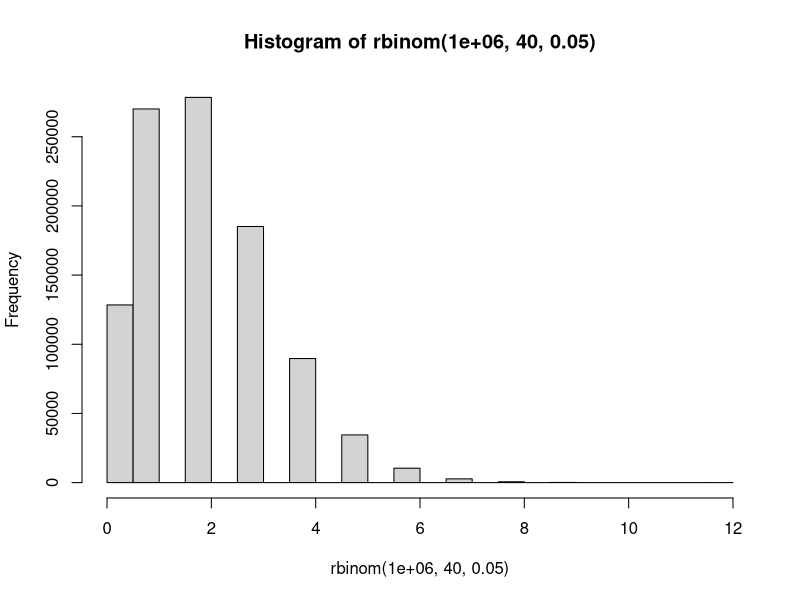
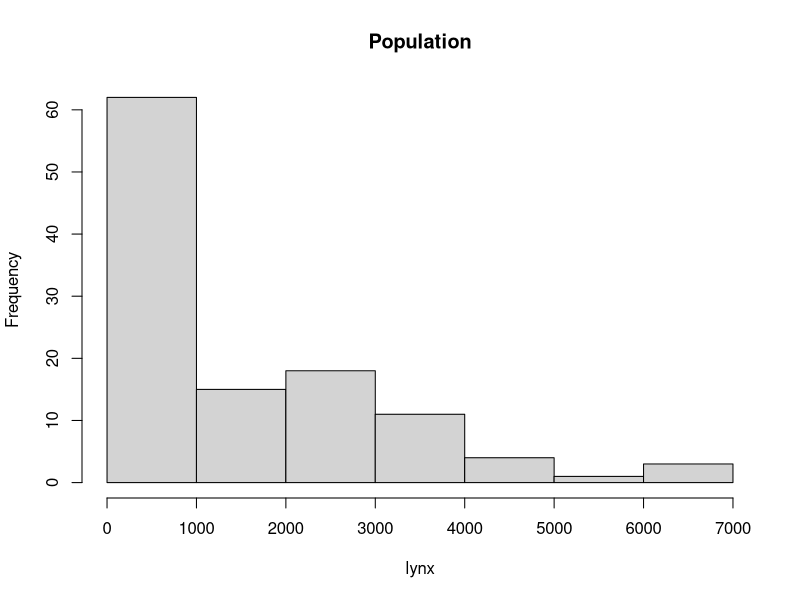
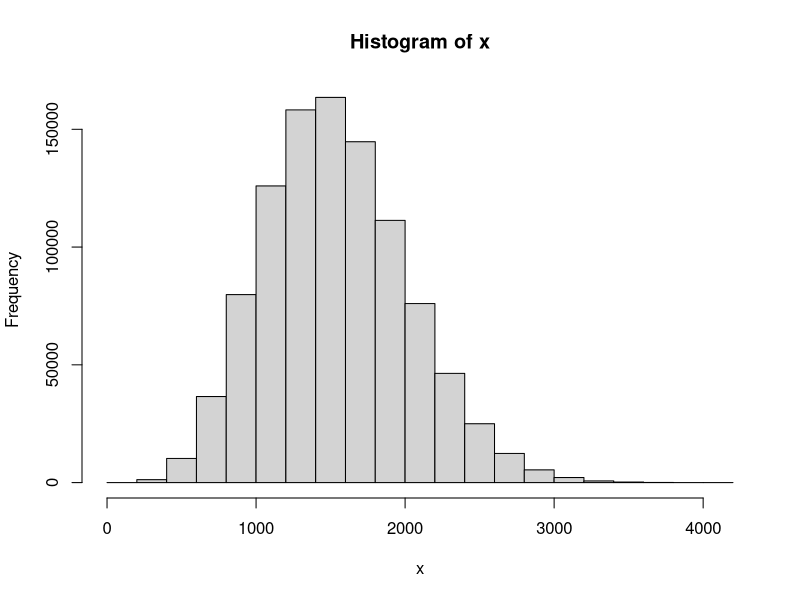
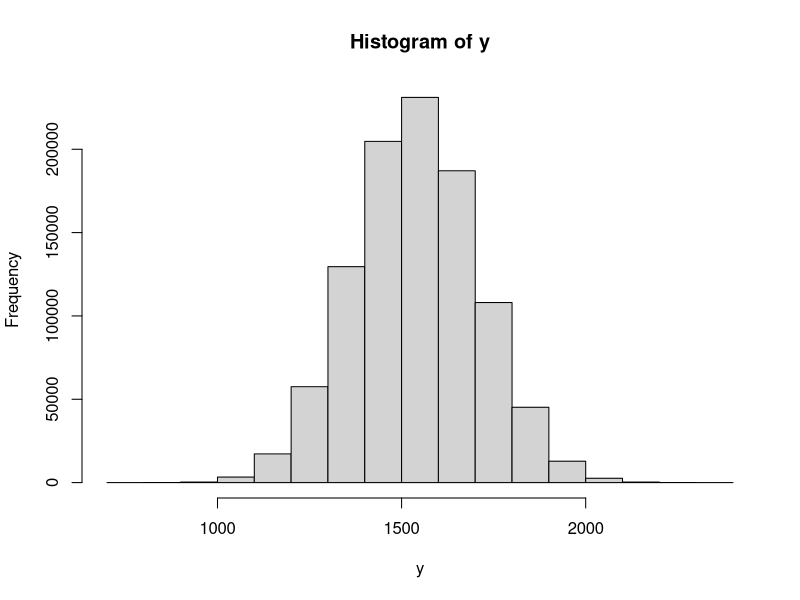

Reproduce these figures in R, in order.
## ---- chunk 1
Prob1 = function(n){
  Does_HW = replicate(n,sample(c("Yes","No"),1, replace = TRUE, prob = c(0.95,0.05)))
  return(sum(Does_HW == "No"))
}
Prob1(40)
## ---- chunk 2

hist(rbinom(1000000, 40, 0.05))
## ---- chunk 3
table(rbinom(1000000,40,0.05))
## ---- chunk 4
m = mean(rbinom(1000000,40,0.05))
std = sd(rbinom(1000000,40,0.05))
result = cbind(m,std)
colnames(result) = c("mean","std dev")
result
## ---- chunk 5
P = function(x){
bin = rbinom(x, 40, 0.05)
ans = sum(bin == 0)/x
return(ans)
}
P(1000000)
## ---- chunk 6
P = function(x){
bin = rbinom(x, 40, 0.05)
ans = sum(bin >= 2)/x
return(ans)
}
P(1000000)
## ---- chunk 7
P = function(x){
bin = rbinom(x, 40, 0.05)
ans = median(bin > 0)
return(ans)
}
P(1000000)
## ---- chunk 8
lynx = as.numeric(lynx)
## ---- chunk 9
hist(lynx, main = "Population")
a = mean(lynx)
b = sd(lynx)
c = var(lynx)
ans = cbind(a,b,c)
colnames(ans) = c("mean", "std dev", "variance")
ans
## ---- chunk 10
mean(sample(lynx,10,replace = TRUE))

## ---- chunk 11
x = replicate(1000000,mean(sample(lynx,10)))
mean(x)
sd(x)
## ---- chunk 12
x = replicate(1000000,mean(sample(lynx,10)))
hist(x)
## ---- chunk 13
y = sample(lynx,50)
mean(y)
sd(y)
## ---- chunk 14
y = replicate(1000000,mean(sample(lynx,50)))
mean(y)
sd(y)
## ---- chunk 15
y = replicate(1000000,mean(sample(lynx,50)))
hist(y)
